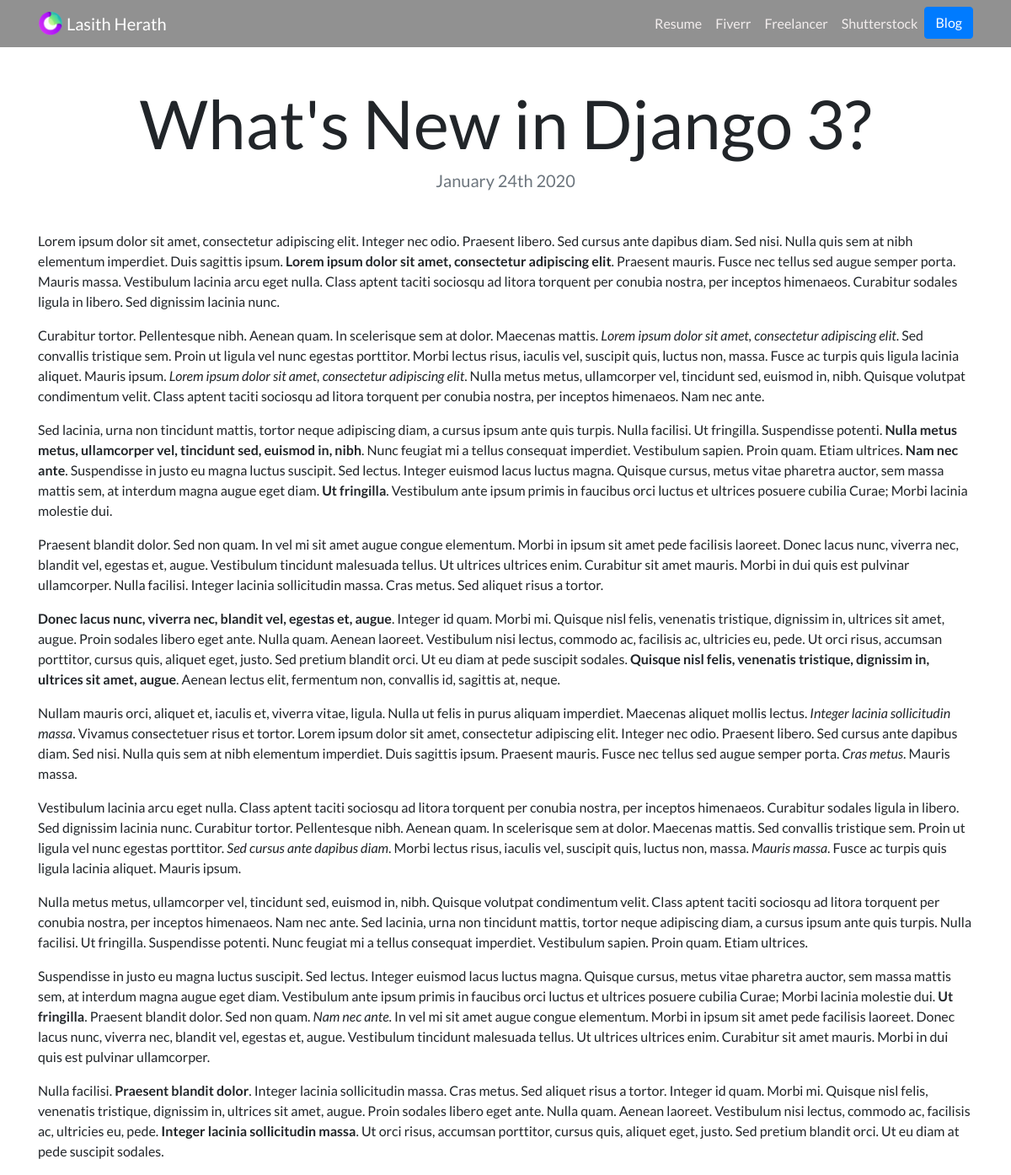
The page /blog/9/ on the database its author committed.
### blog/models.py (models this page shows, shortened)
class Blog(models.Model):
    title = models.CharField(max_length=200)
    description = models.TextField()
    date = models.DateField()

### blog/views.py (the view)
# urls.py: path('<int:blog_id>/', views.detail, name='detail'),
def detail(request, blog_id):
    blog = get_object_or_404(Blog, pk=blog_id)
    return render(request, 'blog/detail.html',{'blog':blog})

### blog/templates/blog/detail.html
{% extends "portfolio/base.html" %}
{% load static %}
{% block content %}
<h1 style="padding-top: 50px" class="text-center mt-5" id="blogdetailtitle">{{ blog.title }}</h1>
<h5 class="text-center text-muted mb-5">{{ blog.date|date:'F jS Y' }}</h5>
{{ blog.description|safe }}
{% endblock %}

### portfolio/static/portfolio/custom.css (style rules this page uses)
body { font-family: 'Lato', sans-serif; }
@media (min-width: 992px) { #blogdetailtitle { font-size: 5rem; } }

### rows shown on the page
Blog: title "What's New in Django 3?", date "January 24th 2020", description "Lorem ipsum dolor sit amet, consectetur adipiscing elit. Integer nec odio. Praesent libero. Sed cursus ante dapibus diam. Sed nisi. Nulla quis sem at nibh elementum imperdiet. Duis sagittis ipsum. Lorem ipsum dolor sit amet, consectetur adipiscing elit . Praesent mauris. Fusce nec tellus sed augue semper porta. Mauris massa. Vestibulum lacinia arcu eget nulla. Class aptent taciti sociosqu ad litora torquent per conubia nostra, per inceptos himenaeos. Curabitur sodales ligula in libero. Sed dignissim lacinia nunc. Curabitur tortor. Pellentesque nibh. Aenean quam. In scelerisque sem at dolor. Maecenas mattis. Lorem ipsum dolor sit amet, consectetur adipiscing elit . Sed convallis tristique…"
